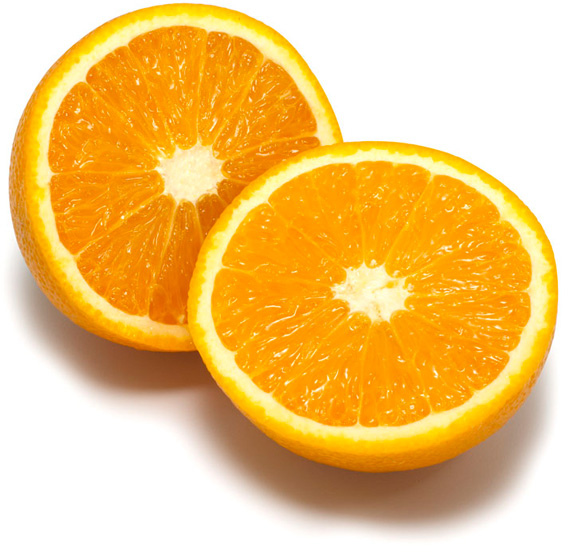
#> input picture lab3_cv_casper_augustsson/submit3/Images-jpg/orange.jpg, 572 x 551 px
$ python kmeans_example.py
#> lines starting #> are read from the running program, lines starting #| are printed output that depends on the picture
### lab3_cv_casper_augustsson/submit3/lab3.py
import numpy as np
from scipy.spatial import distance_matrix
import matplotlib.pyplot as plt
from Functions import *
from gaussfft import gaussfft
import random as rn
from collections import defaultdict
from PIL import Image, ImageFilter
import matplotlib.pyplot as plt
import copy
import colorsys
import numpy.linalg as la
from collections import Counter
#from scipy.ndimage.filters import gaussian_filter
import random as rnd
from scipy.stats import multivariate_normal
# Do it fast and simple, no time.
# Plan first, code later
from scipy.ndimage import gaussian_filter
def main():
    img_color = np.array(Image.open('Images-jpg/orange.jpg'))#       .convert('L')) #you can pass multiple arguments in single line
    img_color = img_color.astype(np.float64)

    seg,center = kmeans_segm(img_color,50,50)

    new_image = center[seg[:,:]]


    f = plt.figure()
    f.subplots_adjust(wspace=0.2, hspace=0.4)
    plt.rc('axes', titlesize=10)
    a1 = f.add_subplot(2, 1, 1)
    plt.imshow(new_image)
    a1.title.set_text("")
    a1 = f.add_subplot(2, 1, 2)
    plt.imshow(img_color)
    a1.title.set_text("")


    plt.show()
    print("lol")


# [152 lines left out: functions kmeans_segm_test, kmeans_segm_old, not called in this run]


def kmeans_segm(image, K, L, seed = 42):
    """
    Implement a function that uses K-means to find cluster 'centers'
    and a 'segmentation' with an index per pixel indicating with
    cluster it is associated to.

    Input arguments:
        image - the RGB input image
        K - number of clusters
        L - number of iterations
        seed - random seed
    Output:
        segmentation: an integer image with cluster indices
        centers: an array with K cluster mean colors
    """
    print("K: " + str(K))

    #settings
    smart_random = True


    # Set random seed
    rn.seed(seed)

    # Random initialization of K centers
    if smart_random == True:
        k_centers = find_random_color_from_img(image,K,seed)
        k_centers = np.array(k_centers.astype('uint8'))

    else:
        max_val = 255
        k_centers = np.array([[rn.random()*max_val,rn.random()*max_val,rn.random()*max_val] for i in range(K)  ])
        k_centers = np.array(k_centers.astype('uint8'))


    shape = np.shape(image)
    img_extend = np.ones([shape[0],shape[1],len(k_centers),3])
    img_extend = np.einsum('ijk,ijnk->ijnk',image,img_extend)


    # Iter L times
    for l in range(L):

        print("iter " + str(l) + " out of " + str(L) )

        # subtract k_centers from img _extended
        dist_diff = img_extend[:,:] - k_centers

        # now calc length
        dist = np.einsum('ijkv,ijkv->ijk',dist_diff,dist_diff)

        ## Assign each pixel to cluster centers with lowest distance
        # (ijk)                  ij pixel belongs to cluster k
        pixel_cluster_map  = np.argmin(dist, axis=2)#np.argmin(a, axis=None, out=None, *, keepdims=<no value>)

        ## Recompute all cluster centers by taking mean of the pixels assigned to each cluster
        # i cluster, x,y for pixel in org img


        #image_k = image[pixel_cluster_map==]
        #index_list_each_cluster = [np.argwhere(pixel_cluster_map == i) for i in range(K)]
        for c in range(K):
            color_sum = image[pixel_cluster_map==c]
            k_centers[c] = np.einsum('ij->j',color_sum)/color_sum.shape[0]


    centers = k_centers
    segmentation = pixel_cluster_map

    return segmentation, centers

def find_random_color_from_img(image,K,seed):
    """finds K unique colors in an image"""
    rn.seed(seed)

    # Create color mat for image
    image_int = np.array(image)
    image_flat = np.reshape(image_int, (-1, 3)).astype(np.float64)

    rgb_unique= list(set(tuple(rgb) for rgb in image_flat))

    ret_var = np.array([rgb_unique[rn.randrange(0,len(rgb_unique))] for i in range(K)])
    return ret_var


# [197 lines left out: functions mixture_prob, update_w_k, update_mu_k, update_sigma_k, calc_g_ki, calc_p_ik and 3 more, not called in this run]


main()
#> in main, img_color is the input picture: shape (551, 572, 3); mean R, G, B 242.2, 197.1, 118.9
#> in find_random_color_from_img, `rgb_unique= list(set(tuple(rgb) for rgb in image_flat))`: rgb_unique = 40337 items
#> in find_random_color_from_img, `ret_var = np.array([rgb_unique[rn.randrange(0,len(rgb_unique))] for i ..`: ret_var = 50 rows, first 8: [255, 176, 2], [239, 226, 217], [252, 194, 86], [247, 169, 1], [247, 250, 169], [252, 253, 177], [159, 102, 57], [159, 105, 67]
#> in kmeans_segm, `k_centers = find_random_color_from_img(image,K,seed)`: k_centers has the same summary as ret_var in find_random_color_from_img
#> after the loop in kmeans_segm, `for l in range(L):`: k_centers = 50 rows, first 8: [253, 172, 1], [228, 215, 207], [252, 199, 94], [253, 153, 1], [254, 235, 129], [253, 240, 164], [150, 99, 64], [156, 110, 79]
#> in kmeans_segm, `centers = k_centers`: centers has the same summary as k_centers
#> in kmeans_segm, `segmentation = pixel_cluster_map`:
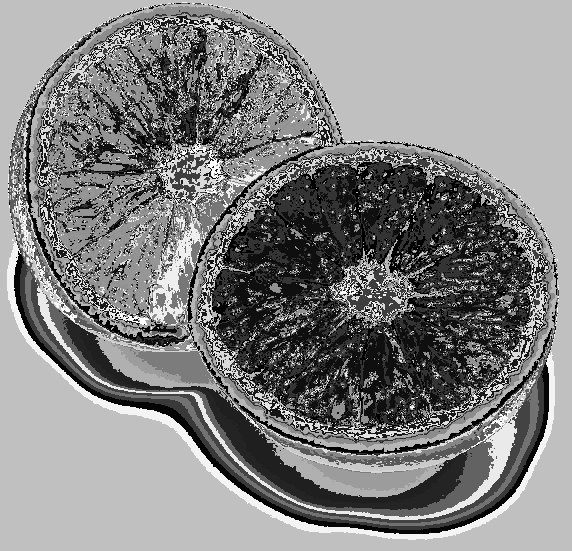
#> segmentation: shape (551, 572) int64; min 0, max 49, mean 25.2; drawn with min black and max white
#> in main, `seg,center = kmeans_segm(img_color,50,50)`: center has the same summary as k_centers in kmeans_segm
#> in main, `plt.show()`:
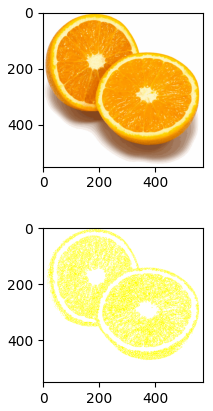
#> figure drawn by matplotlib, 2 panels
#kmeans_segm_test()

### lab3_cv_casper_augustsson/submit3/Functions.py
import math
import numpy as np
import scipy
import scipy.ndimage
import matplotlib.pyplot as plt
from matplotlib.colors import ListedColormap
from scipy.signal import convolve2d

#  SHOWGREY(IMAGE, DISPLAY, RESOLUTION, ZMIN, ZMAX)
#    displays the real matrix IMAGE as a gray-level image on the screen.
#
#  Arguments:
#    If RESOLUTION is a scalar value, RESOLUTION distinct gray-levels,
#    equidistantly spaced between 0 (black) and 1 (white), are used.
#    If RESOLUTION is a vector, its elements (which should lie in the
#    interval [ 0, 1]) are used as gray-levels (colormap).
#
#    The (matrix element) values ZMIN and ZMAX are mapped to black and
#    white respectively. For a quantized image, it is often advisable
#    to set ZMAX to the first quantization level outside actual range.
#    Values in ] ZMIN, ZMAX[ are mapped by linear interpolation, whereas
#    values outside this interval are mapped to either black or white by
#    truncation.
#
#    If ZMIN and ZMAX are omitted, they are set to the true max
#    and min values of the elements of IMAGE.
#
#    If RESOLUTION is also omitted, it is assumed to be 64.
#    If ZMIN = ZMAX, the displayed image is thresholded at ZMAX.
#
# [23 lines left out: function showgrey, not called in this run]

#	SHOWFS( FREQSPEC, DISPLAY, RES) displays a compressed version
#	of the corresponding Fourier spectrum as a gray-level image.
#	RES distinct gray-levels, equidistantly spaced between 0 (black)
#	and 1 (white), are used. If RES is omitted, it is assumed to be 64.
#
def showfs(Image, display = True, res = 64):
	showgrey(np.log(1 + np.abs(np.fft.fftshift(Image))), display, res)


#	ROTIM = ROT( IMAGE, ANGLE, BKG) rotates the image IMAGE by an angle
#	ANGLE and sets the values of the background pixels to BKG.
#	If BKG is omitted, it is set to 0.
#	If ANGLE is also omitted, it is also set to 0.
#	This is not a very interesting rotation, but it will, like all
#	other values of ANGLE, create an output image ROTIM of size DxD,
#	where D = NORM( SIZE( IMAGE)), with the original image in the center.
#
def show(Image, display = True, res = 64):
	showgrey(np.log(1 + np.abs(Image)), display, res)

# [201 lines left out: functions rot, pow2image, randphaseimage, constampimage, deltafcn, variance and 8 more, not called in this run]

# ZEROCROSSCURVES(ZERO, MASK) -- Extraction of zero-crossing curves
# Computes the zero-crossing curves from the image ZERO
# If the MASK image is specified, only point on the zero-crossing
# curves for which the mask value is True are reserved
# The format of these curves is a tuple of two arrays with (Y,X) coordinates.
#
def zerocrosscurves(zeropic, mask):
	curves = np.where(contour(zeropic) & mask.astype(int))
	return curves

# THRESHOLDCURVES(CURVES, MASK) -- Thresholding of curves
# Returns a new set of curves containing only those points
# in the polygons for which the mask value is True.
# The format of these curves is a tuple of two arrays with (Y,X) coordinates.
#
# [48 lines left out: functions thresholdcurves, overlaycurves, locmax8, not called in this run]

# IMEAN = MEAN_SEGMENTS(I, SEGM) computes the mean within clusters indexed per
# pixel by SEGM and returns in image with pixel values replaced by the means
#
def mean_segments(I, segm):
	Ivec = np.reshape(I, (-1, 3))
	idx = np.reshape(segm, (-1))
	L = np.max(idx) + 1
	centers = np.zeros((L, 3))
	h, _ = np.histogram(idx, L, (-0.5, L-0.5))
	for l in range(L):
		if h[l] > 0:
			centers[l,:] = np.mean(Ivec[idx == l], axis=0)
	return centers[segm,:]

# INEW = OVERLAY_BOUNDS(I, SEGM) creates a new image INEW with boundaries
# between clusters as indicated by the segmentation SEGM
#
def overlay_bounds(I, segm):
	(h, w) = np.shape(segm)
	grow = np.zeros((h + 1, w + 1), dtype = segm.dtype)
	grow[0:h,0:w] = segm
	mask = (segm != grow[1:h+1, 0:w]) | (segm != grow[0:h, 1:w+1])  | (segm != grow[1:h+1, 1:w+1])
	mask[0:h, w-1] = mask[h-1, 0:w] = False
	Inew = np.array(I)
	Inew[mask, 0] = 255
	Inew[mask, 1] = Inew[mask, 2] = 0
	return Inew

### lab3_cv_casper_augustsson/submit3/kmeans_example.py
import sys
import numpy as np
from PIL import Image, ImageFilter
import matplotlib.pyplot as plt
from lab3 import kmeans_segm
from Functions import mean_segments, overlay_bounds

def kmeans_example():
    K = 5              # number of clusters used
    L = 50              # number of iterations
    seed = 14           # seed used for random initialization
    scale_factor = 0.5  # image downscale factor
    image_sigma = 5   # image preblurring scale

    img = Image.open('Images-jpg/tiger1.jpg')
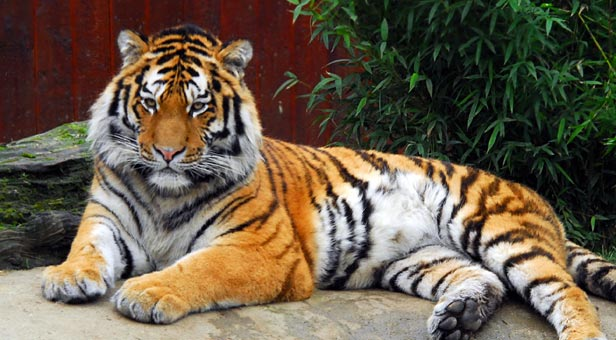
#> input picture lab3_cv_casper_augustsson/submit3/Images-jpg/tiger1.jpg, 616 x 340 px
#> img is the input picture: PIL image 616x340 RGB; mean R, G, B 106, 92.5, 74.4
    img = img.resize((int(img.size[0]*scale_factor), int(img.size[1]*scale_factor)))
#> img: PIL image 308x170 RGB

    h = ImageFilter.GaussianBlur(image_sigma)
    I = np.asarray(img.filter(ImageFilter.GaussianBlur(image_sigma))).astype(np.float32)
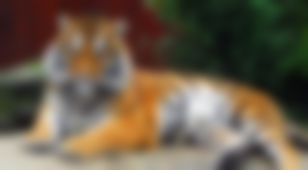
#> I: shape (170, 308, 3) float32; mean R, G, B 106, 92.5, 74.4

    segm, centers = kmeans_segm(I, K, L, seed)
#> call 2 of kmeans_segm, with K = 5, L = 50, seed = 14
#> in kmeans_segm (call 2), `k_centers = find_random_color_from_img(image,K,seed)`: k_centers = [[179, 179, 179], [32, 44, 30], [164, 159, 146], [77, 32, 26], [135, 112, 91]]
#> after the loop in kmeans_segm (call 2), `for l in range(L):`: k_centers = [[197, 190, 177], [23, 36, 23], [163, 148, 127], [68, 44, 35], [135, 106, 76]]
#> in kmeans_segm (call 2), `centers = k_centers`: centers has the same summary as k_centers
#> in kmeans_segm (call 2), `segmentation = pixel_cluster_map`:
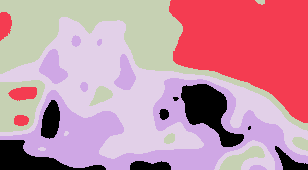
#> segmentation: shape (170, 308) int64; 5 distinct labels, from 0 to 4; one colour per label, 0 black
#> centers has the same summary as k_centers in kmeans_segm
    Inew = mean_segments(img, segm)
#> in mean_segments, `L = np.max(idx) + 1`: L = 5
#> in mean_segments, `h, _ = np.histogram(idx, L, (-0.5, L-0.5))`: h = [4543, 12082, 10844, 11448, 13443]
#> after the loop in mean_segments, `for l in range(L):`: centers = [[205.7, 199, 186.8], [22.09, 35.21, 22.47], [169.6, 154.7, 133.6], [60.93, 36.93, 29.72], [134.9, 105.2, 73.25]]
    if True:
        Inew = overlay_bounds(img, segm)
#> in overlay_bounds, `grow[0:h,0:w] = segm`: grow: shape (171, 309) int64; 5 distinct labels, from 0 to 4
#> in overlay_bounds, `mask = (segm != grow[1:h+1, 0:w]) | (segm != grow[0:h, 1:w+1])  | (seg..`: mask: shape (170, 308) bool; 7.4% white in thin lines or dots
#> in overlay_bounds, `mask[0:h, w-1] = mask[h-1, 0:w] = False`:
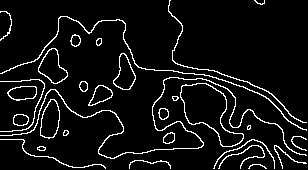
#> mask: shape (170, 308) bool; 6.8% white in thin lines or dots
#> in overlay_bounds, `Inew[mask, 1] = Inew[mask, 2] = 0`:
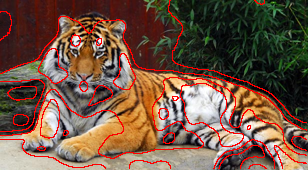
#> Inew: shape (170, 308, 3); mean R, G, B 115.2, 85.2, 68.1

    img = Image.fromarray(Inew.astype(np.ubyte))
    plt.imshow(img)
    plt.axis('off')
    plt.show()
    img.save('result/kmeans.png')

if __name__ == '__main__':
    sys.exit(kmeans_example())
#> (the program exits here)
